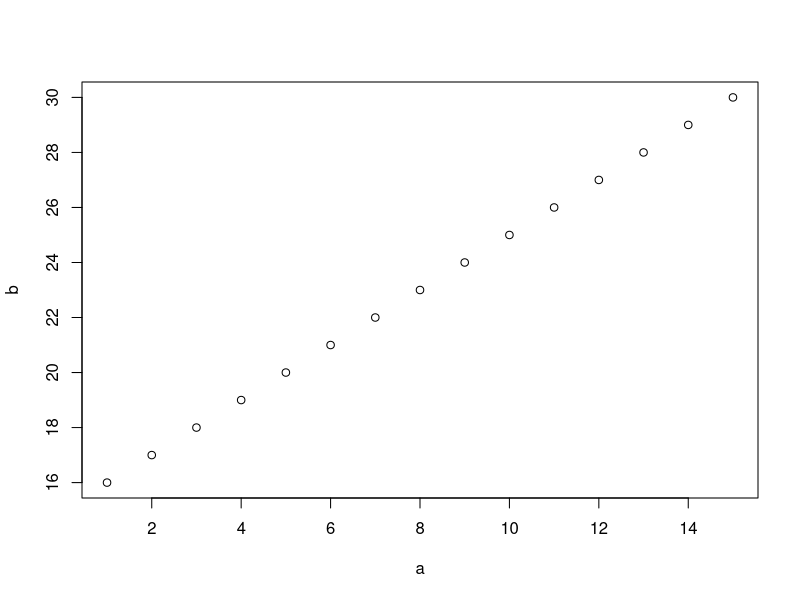
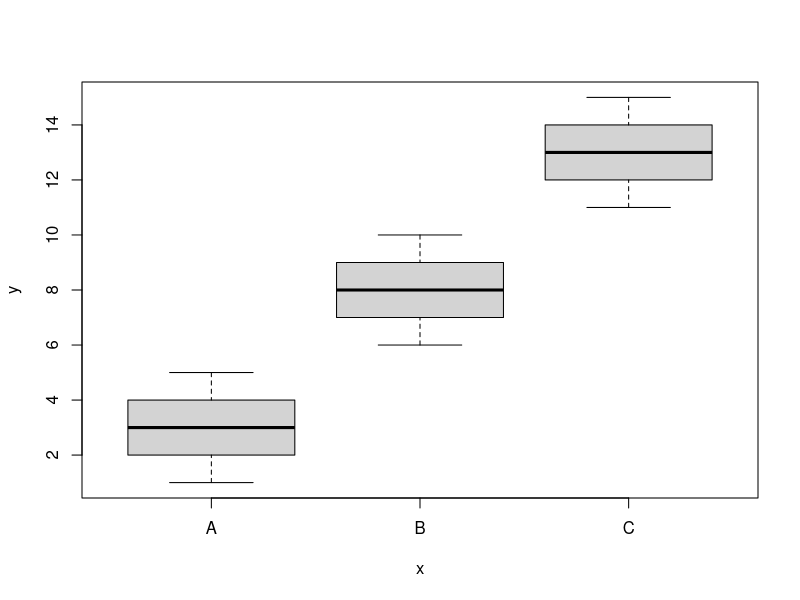
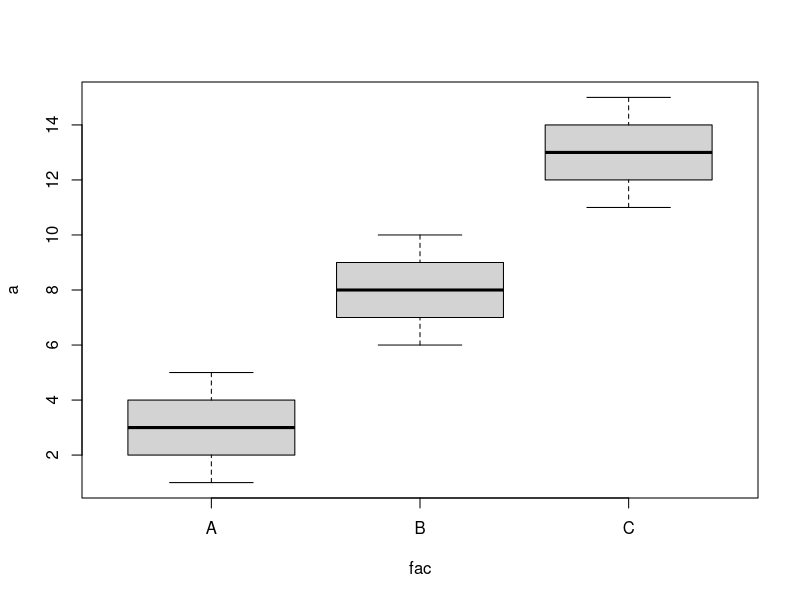

R code for these plots, in order:
#Plotting continuous variables
a=seq(1,15,1)
b=seq(16,30,1)
plot(a,b)

#Plot discrete variables
fac=factor(c(rep("A",5),rep("B",5),rep("C",5)))
#plot factor on x-axis and continuous variable on y axis
plot(fac,a)
#formula syntax using "~"
plot(a~fac)


#lineplot
